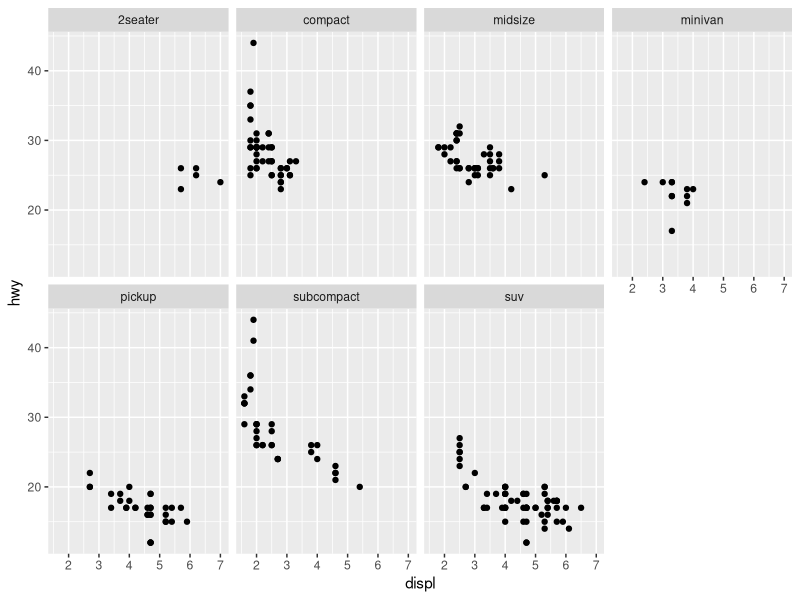
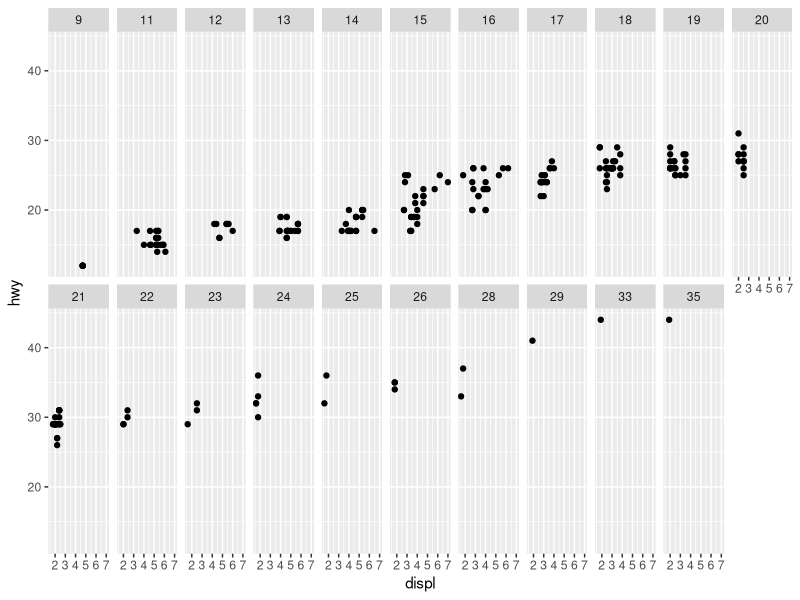
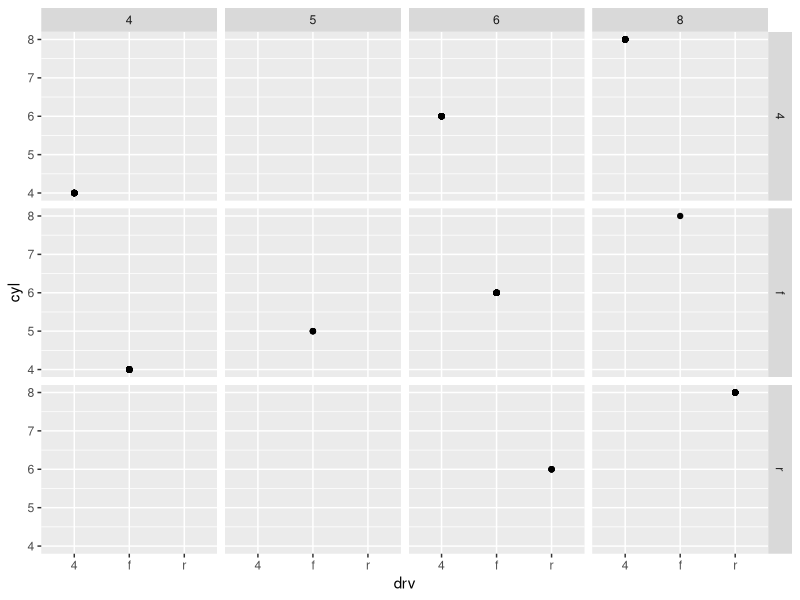
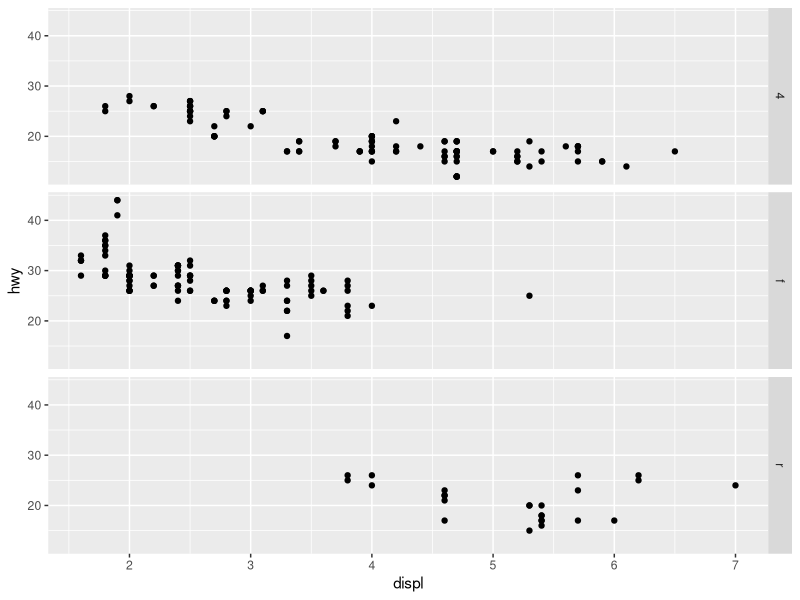
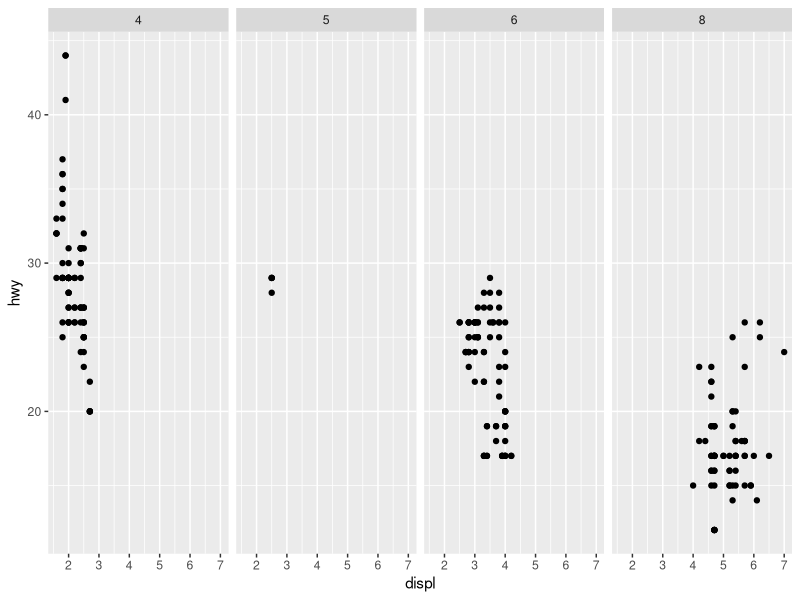
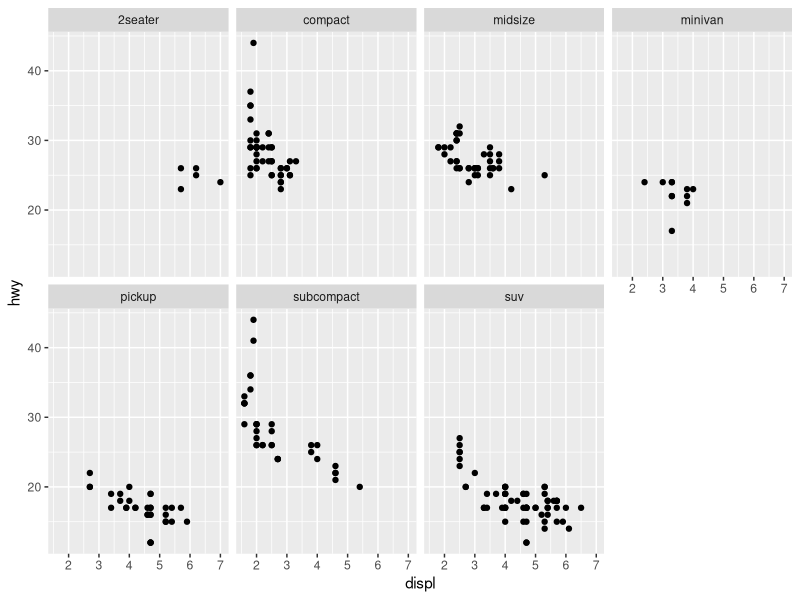

Here is the R script that generated these plots, in order:
## ---- chunk 1
knitr::opts_chunk$set(echo = TRUE)
## ---- chunk 2
#| label: load-packages
#| warning: false
#| message: false
library(tidyverse)
## ---- chunk 3
ggplot(data = mpg) + 
  geom_point(mapping = aes(x = displ, y = hwy)) +
  facet_wrap(~class, nrow=2)
## ---- chunk 4
ggplot(data = mpg) + 
  geom_point(mapping = aes(x = displ, y = hwy)) +
  facet_wrap(~cty, nrow=2)
## ---- chunk 5
ggplot(data = mpg) + 
  geom_point(mapping = aes(x = drv, y = cyl)) +
  facet_grid(drv ~ cyl)
## ---- chunk 6
ggplot(data = mpg) + 
  geom_point(mapping = aes(x = displ, y = hwy)) +
  facet_grid(drv ~ .)

ggplot(data = mpg) + 
  geom_point(mapping = aes(x = displ, y = hwy)) +
  facet_grid(. ~ cyl)
## ---- chunk 7
ggplot(data = mpg) + 
  geom_point(mapping = aes(x = displ, y = hwy)) + 
  facet_wrap(~ class, nrow = 2)
